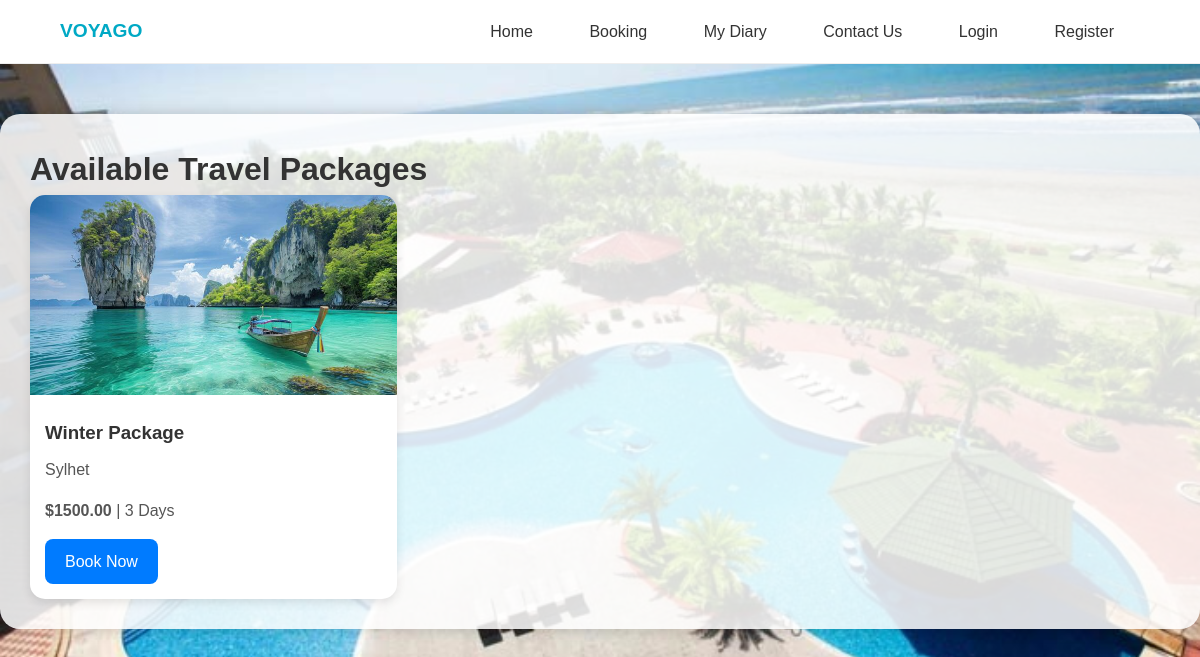
The page /bookings/ on the database its author committed.
### core/models.py (models this page shows, shortened)
class Package(models.Model):
    name = models.CharField(max_length=100)
    destination = models.CharField(max_length=100)
    description = models.TextField()
    image = models.ImageField(upload_to='packages/', blank=True)
    price = models.DecimalField(max_digits=10, decimal_places=2)
    days = models.IntegerField()

### core/views.py (the view)
def bookings(request):
    destination = request.GET.get('destination', '')
    checkin = request.GET.get('checkin', '')
    checkout = request.GET.get('checkout', '')
    guests = request.GET.get('guests', '')
    packages = Package.objects.all()
    if destination:
        packages = packages.filter(destination__icontains=destination)
    return render(request, 'core/bookings.html', {'packages': packages})

### core/templates/core/bookings.html (shortened to what this page needs)
{% load static %}
<!DOCTYPE html>
<html lang="en">
<head>
    <link rel="stylesheet" href="{% static 'css/style.css' %}">
    <link rel="stylesheet" href="{% static 'css/style2.css' %}">
</head>
<body>
  <header class="header">
    <div class="logo">VOYAGO</div>
    <nav class="nav-links">
      <a href="{% url 'index' %}">Home</a>
      <a href="{% url 'bookings' %}">Booking</a>
      <a href="{% url 'my_diary' %}">My Diary</a>
      <a href="{% url 'contact_us' %}">Contact Us</a>
      {% if user.is_authenticated %}
        <a href="{% url 'logout' %}">Logout</a>
      {% else %}
        <a href="{% url 'login' %}">Login</a>
        <a href="{% url 'register' %}">Register</a>
      {% endif %}
    </nav>
  </header>
<div class="container">
    <h1>Available Travel Packages</h1>
    <div class="grid">
        {% for package in packages %}
            <div class="card">
                {% if package.image %}
                    <img src="{{ package.image.url }}" alt="{{ package.name }}">
                {% else %}
                    <img src="{% static 'hotel.jpg' %}" alt="Default Image">
                {% endif %}
                <div class="card-body">
                    <h3>{{ package.name }}</h3>
                    <p>{{ package.destination }}</p>
                    <p><strong>${{ package.price }}</strong> | {{ package.days }} Days</p>
                    {% if user.is_authenticated %}
                        <a href="{% url 'payment' package.id %}" class="btn">Book Now</a>
                    {% else %}
                        <a href="#" class="btn" onclick="openModal('{{ package.id }}')">Book Now</a>
                    {% endif %}
                </div>
            </div>
        {% endfor %}
    </div>
</div>
</body>
</html>

### core/static/css/style.css (style rules this page uses)
* { margin: 0; padding: 0; box-sizing: border-box; }
body { font-family: 'Segoe UI', Tahoma, Geneva, Verdana, sans-serif; line-height: 1.6; color: #333; background: #d2e8ee }
.header { display: flex; justify-content: space-between; align-items: center; padding: 1rem 5%; background-color: white; border-bottom: 1px solid #eee; }
.logo { font-weight: bold; font-size: 1.2rem; color: #00a9c5; }
.nav-links a { margin: 0 1rem; text-decoration: none; color: #333; font-weight: 500; }
.nav-links a { padding: 10px; text-decoration: none; color: #333; }
.container { max-width: 800px; margin: 0 auto; padding: 20px; }
.btn { background-color: #4CAF50; color: white; padding: 10px 20px; border: none; cursor: pointer; }

### core/static/css/style2.css (style rules this page uses)
body { background-image: url(hotel.jpg); background-size: cover; font-family: Arial, sans-serif; margin: 0; }
.container { max-width: 1200px; margin: 50px auto; background: rgba(255, 255, 255, 0.85); padding: 30px; border-radius: 20px; box-shadow: 0 0 15px rgba(0,0,0,0.2); }
.grid { display: grid; grid-template-columns: repeat(auto-fill, minmax(280px, 1fr)); gap: 20px; }
.card { background: white; border-radius: 15px; overflow: hidden; box-shadow: 0 4px 10px rgba(0,0,0,0.1); transition: transform 0.2s ease; }
.card img { width: 100%; height: 200px; object-fit: cover; }
.card-body { padding: 15px; }
.card-body h3 { margin: 0 0 10px; color: #333; }
.card-body p { margin: 0 0 15px; color: #555; }
.btn { display: inline-block; background-color: #007bff; color: white; padding: 10px 20px; text-decoration: none; border-radius: 8px; transition: background-color 0.2s ease; }

### rows shown on the page
Package: image (picture), name "Winter Package", destination "Sylhet", price "1500.00", days "3"
